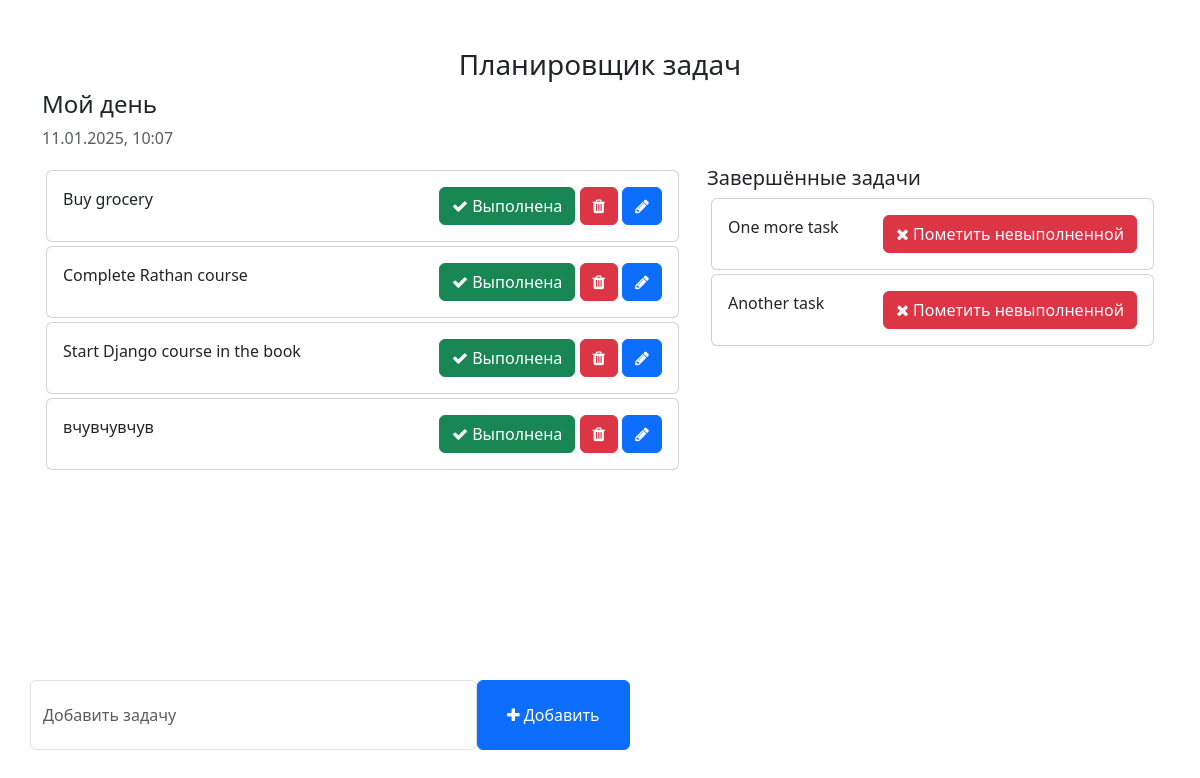
The app's page /, older data.
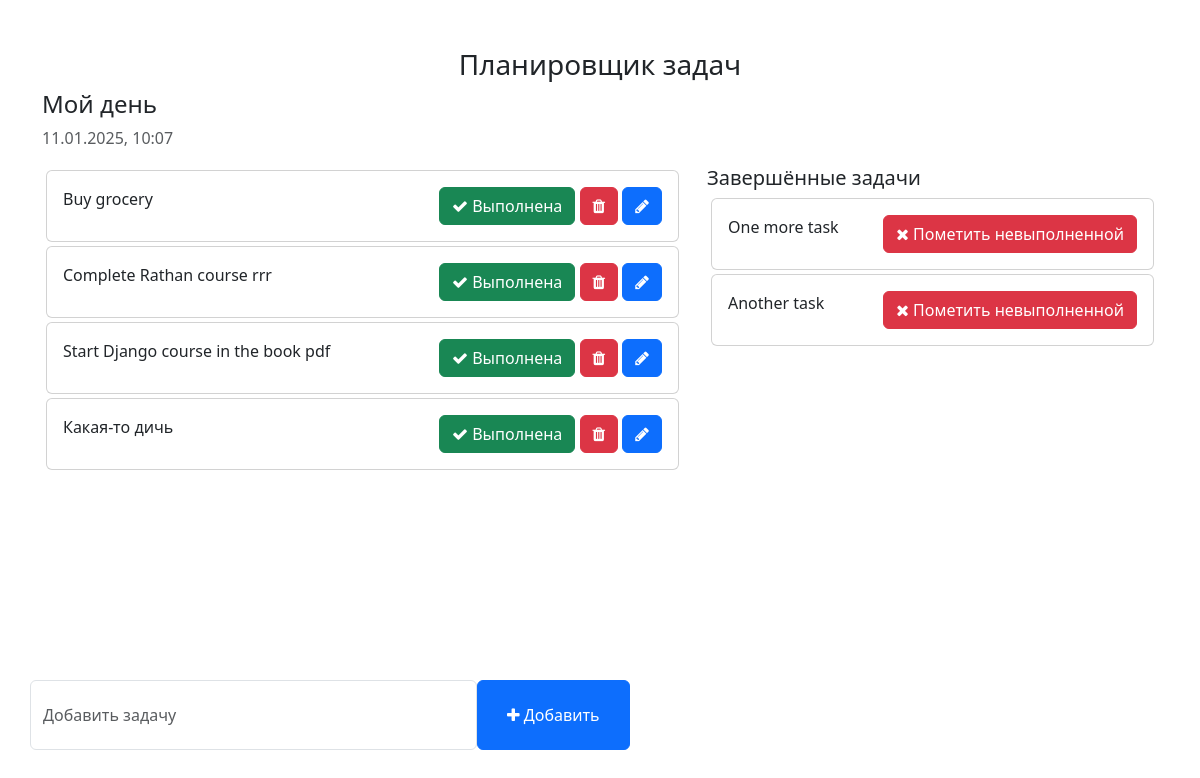
The same page, newer data.
### todo/models.py (models this page shows)
class Task(models.Model):
    task = models.CharField(max_length=250)
    is_completed = models.BooleanField(default=False)
    created_at = models.DateTimeField(auto_now_add=True)
    updated_at = models.DateTimeField(auto_now_add=True)
    def __str__(self):
        return self.task

### todo_main/views.py (the view)
# urls.py: 2. Add a URL to urlpatterns:  path('', views.home, name='home')
def home(request):
    tasks = Task.objects.filter(is_completed = False).order_by('updated_at')
    completed_tasks = Task.objects.filter(is_completed = True).order_by('updated_at')
    print (completed_tasks)
    context = {
        'tasks': tasks,
        'completed_tasks': completed_tasks,
    }
    return render(request,'home.html', context)

### templates/home.html (shortened to what this page needs)
<!DOCTYPE html>
<html lang="en">
<head>
    <link href="https://cdn.jsdelivr.net/npm/bootstrap@5.3.0-alpha1/dist/css/bootstrap.min.css" rel="stylesheet">
    <link rel="stylesheet" href="https://cdnjs.cloudflare.com/ajax/libs/font-awesome/4.7.0/css/font-awesome.min.css">
</head>
<body>
    <div class="container">
        <h3 class="pt-5 text-center">Планировщик задач</h3>
        <div class="row">
            <h4>Мой день</h4>
            <p class="text-muted">{% now "j.m.Y, H:i"  %}</p>
            <div class="col-md-7 col-lg-7" style="height: 450px; overflow: scroll;">
                {% for task in tasks %}
                <div class="card m-1">
                    <div class="card-body">
                        {{ task.task }}
                        <span style="position: relative; float: right;">
                            <a href="{% url 'mark_as_done' task.pk %}" class="btn btn-success"><i class="fa fa-check"></i> Выполнена</a>
                            <a href="{% url 'delete_task' task.id %}" class="btn btn-danger"><i class="fa fa-trash"></i></a>
                            <a href="{% url 'edit_task' task.id %}"class="btn btn-primary"><i class="fa fa-pencil"></i></a>
                        </span>
                    </div>
                </div>
                {% endfor %}
            </div>
            <div class="col-md-5 col-lg-5">
                <h5>Завершённые задачи</h5>
                {% for task in completed_tasks %}
                <div class="card m-1">
                    <div class="card-body">
                        {{task.task}}
                        <span style="position: relative; float: right;">
                            <a href="{% url 'mark_as_undone' task.pk %}" class="btn btn-danger"><i class="fa fa-times"></i> Пометить невыполненной</a>
                        </span>
                    </div>
                </div>
                {% endfor %}
            </div>
        </div>
        <div class="row">
            <div class="col-md-6 col-lg-6 p-0" style="position: absolute; bottom: 50px;">
                <form action="{% url 'addTask' %}" method="POST">
                    <div class="form-group">
                        <span style="display: flex;">
                            <input type="text" name="task" class="form-control" placeholder="Добавить задачу">
                            <button type = "submit" class="btn btn-primary" style="width: 200px;"><i class="fa fa-plus"></i> Добавить</button>
                        </span>
                    </div>
                </form>
            </div>
        </div>
    </div>
</body>
</html>

### templates/home.html (style rules this page uses)
.form-control { padding: 1.375rem .75rem !important; }

Row changes from the older to the newer data that the page shows:
changed Task: task "Complete Rathan course" → "Complete Rathan course rrr"
changed Task: task "Start Django course in the book" → "Start Django course in the book pdf"
changed Task: task "вчувчувчув" → "Какая-то дичь"
